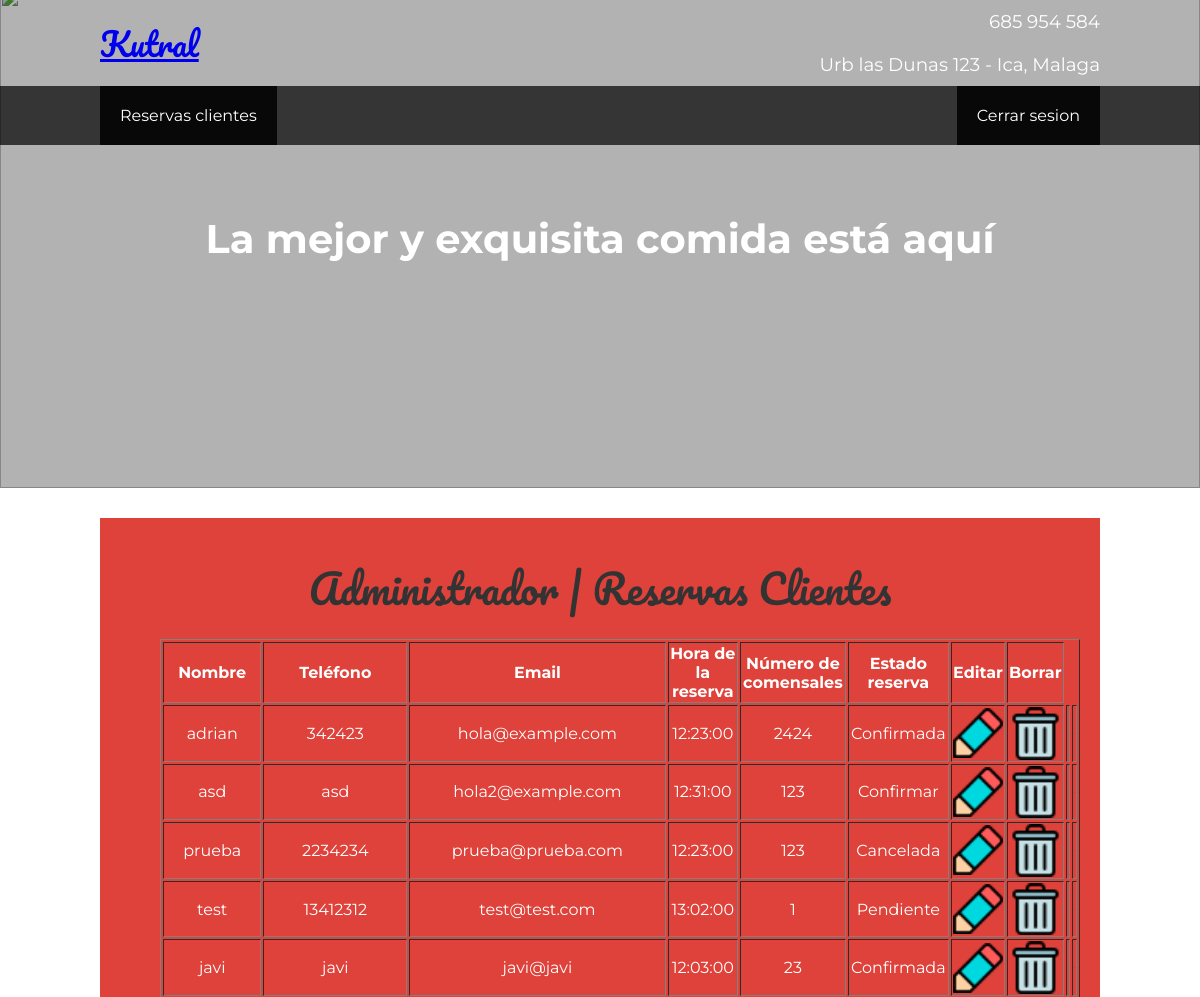
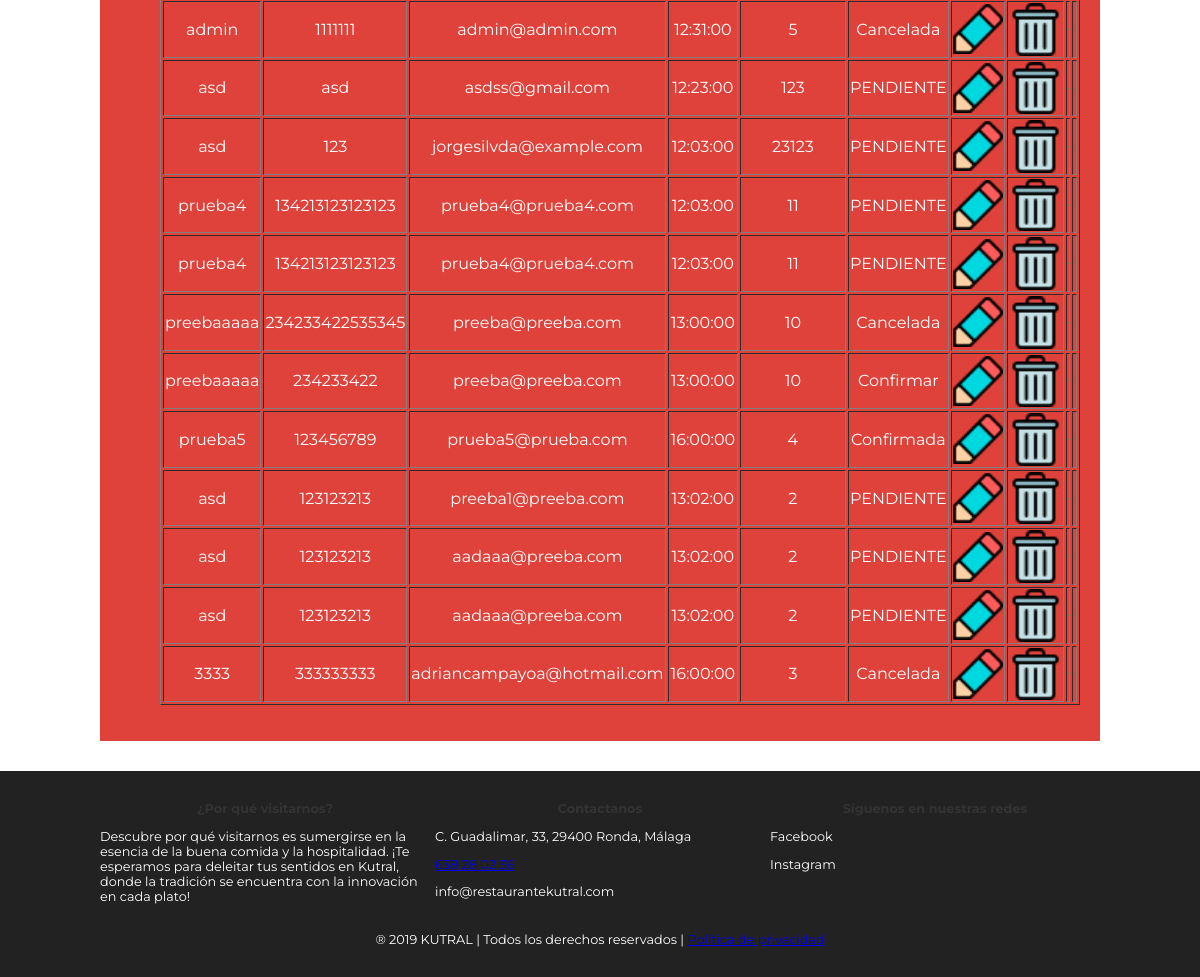
Screenshot of /reservasclientes.php (signed in) with the database file from the repository (2 pictures, top to bottom).
### tables this page shows
CREATE TABLE `reservas` (
  `id` int(11) NOT NULL,
  `nombre` varchar(255) NOT NULL,
  `telefono` varchar(15) NOT NULL,
  `email` varchar(255) NOT NULL,
  `contraseña` varchar(255) NOT NULL,
  `fecha_reserva` date NOT NULL,
  `hora_entrada` time NOT NULL,
  `num_comensales` int(11) NOT NULL,
  `motivo` text NOT NULL,
  `id_usuario` varchar(255) NOT NULL,
  `estado_reserva` varchar(50) DEFAULT 'PENDIENTE',
  `rol` varchar(255) DEFAULT NULL
);

### reservasclientes.php (the view, shortened to what this page needs)
<!DOCTYPE html>
<html lang="en">
<head>
    <link rel="stylesheet" href="css/reservas.css">
</head>
<body>
<?php require("headadmin.php"); ?>
<main class="main">
    <section class="group group--color">
        <div class="container">
            <h2 class="main__title">Administrador | Reservas Clientes</h2>
            <ul class="x">
                <?php
                $conexion = new mysqli("localhost", "root", "", "kutral");
                $sql_reservas = "SELECT * FROM reservas";
                $result_reservas = $conexion->query($sql_reservas);
                while ($row_reserva = $result_reservas->fetch_assoc()) {
                    echo "<table border='1' class='center-table'>";
echo "<tr>
        <th>Nombre</th>
        <th>Teléfono</th>
        <th>Email</th>
        <th>Hora de la reserva</th>
        <th>Número de comensales</th>
        <th>Estado reserva</th>
        <th>Editar</th>
        <th>Borrar</th>
      </tr>";
while ($row_reserva = $result_reservas->fetch_assoc()) {
    echo "<tr>";
    echo "<td>" . $row_reserva['nombre'] . "</td>";
    echo "<td>" . $row_reserva['telefono'] . "</td>";
    echo "<td>" . $row_reserva['email'] . "</td>";
    echo "<td>" . $row_reserva['hora_entrada'] . "</td>";
    echo "<td>" . $row_reserva['num_comensales'] . "</td>";
    echo "<td>" . $row_reserva['estado_reserva'] . "</td>";
     echo "<td><a href='editar_reserva.php?id=" . $row_reserva['id'] . "'><img src='img/edit.png' alt='Editar' ></a></td>";
     echo "<td><a href='borrar_reserva.php?id=" . $row_reserva['id'] . "'><img src='img/basura.png' ></a></td>";
    echo "<td><a href='confirmar_reserva.php?id=" . $row_reserva['id'] . "&email=" . $row_reserva['email'] . "'><img src='img/aceptar.png' alt='confirmar'></a></td>";
    echo "<td><a href='rechazar_reserva.php?id=" . $row_reserva['id'] . "&email=" . $row_reserva['email'] . "'><img src='img/delete.png' alt='eliminar'></a></td>";
     echo "</tr>";
}
echo "</table>";}
                ?>
            </ul>
        </div>
    </section>
</main>
<?php require("footer.php"); ?>
</body>
</html>

### headadmin.php (shortened to what this page needs)
<!DOCTYPE html>
<html lang="es">
<head>
    <link rel="stylesheet" href="css/index.css">
    <link href="js/js.js" rel="stylesheet">
</head>
<body>
<header class="main-header">
        <div class="container container--flex">
            <div class="logo-container column column--50">
            <h1 class="logo"><a href="indexadmin.php">Kutral</a></h1>
            </div>
            <div class="main-header__contactInfo column column--50">
                 <div class="main-header__contactInfo__phone">
                    <span class="icon-phone">685 954 584</span>
                 </div>
                 <p class="main-header__contactInfo__address">
                    <span class="icon-location">Urb las Dunas 123 - Ica, Malaga</span>
                 </p>
            </div>
        </div>
    </header>
    <nav class="main-nav">
        <div class="container container--flex">
            <ul class="menu" id="menu">
                <li class="menu__item"><a href="reservasclientes.php" class="menu__link">Reservas clientes</a></li>
            </ul>
            <ul class="menu" id="menu">
                <li class="menu__item"><a href="cerrar_sesion.php" class="menu__link">Cerrar sesion</a></li>
            </ul>
        </div>
    </nav>
    <section class="banner">
        <img src="http://hcx3.com/00_2018/desde0/img/banner_p.jpg" alt="" class="banner__img">
        <div class="banner__content">La mejor y exquisita comida está aquí</div>
    </section>
</body>

### footer.php
<footer class="main-footer">
        <div class="container container--flex">
            <div class="colum column--33">
                <h2 class="column__title">¿Por qué visitarnos?</h2>
                <p class="column__txt">Descubre por qué visitarnos es sumergirse en la esencia de la buena comida y la hospitalidad. ¡Te esperamos para deleitar tus sentidos en Kutral, donde la tradición se encuentra con la innovación en cada plato!</p>
            </div>
            <div class="colum column--33">
                <h2 class="column__title">Contactanos</h2>
                <p class="column__txt">C. Guadalimar, 33, 29400 Ronda, Málaga</p>
                <p class="column__txt"><a href="tel:+34638280236">638 28 02 36</a></p>
                <p class="column__txt">info@restaurantekutral.com</p>
            </div>
            <div class="colum column--33">
                <h2 class="column__title">Síguenos en nuestras redes</h2>
                <p class="column__txt"><a href="https://www.facebook.com/kutralrestaurante/" class="icon-facebook">Facebook</a></p>
                <p class="column__txt"><a href="https://www.instagram.com/kutral_ronda/" class="icon-twitter">Instagram</a></p>
            </div>
            <p class="copy">® 2019 KUTRAL | Todos los derechos reservados | <a href="politicaprivacidad.php">Política de privacidad</a> </p>
        </div>
    </footer>

### css/reservas.css (style rules this page uses)
* { box-sizing: border-box; }
body { font-family: 'Montserrat', sans-serif; margin: 0; }
img { display: block; width: 100%; max-width: 100%; }
h1, h2, h3, h4, h5, h6 { margin: 0; }
.container { width: 100%; margin: auto; }
.container--flex { display: flex; flex-wrap: wrap; justify-content: space-between; align-items: center; }
.column { width: 100%; }
.main-header { width: 100%; }
.logo { font-size: 1.8em; color: #DE423A; padding: 10px; font-family: 'Pacifico', cursive; font-weight: 100; }
.main-header__contactInfo__phone { background: #DE423A; color: white; margin: 0 auto; padding: 10px 15px; }
.main-header__contactInfo__address { padding: 10px 15px; margin: 0; }
.main-header [class*="icon-"]:before { position: relative; top: 2px; right: 5px; }
.main-nav { width: 100%; position: relative; z-index: 2000; padding: 10px; }
.menu { position: absolute; top: 60px; left: 0; width: 100%; background: rgba(0,0,0,.85); padding: 0; margin: 0; list-style: none; text-align: center; height: 0; overflow: hidden; transition: all 0.4s linear; }
.menu__link { display: block; padding: 15px; color: white; text-decoration: none; }
.banner { margin-top: -55px; position: relative; }
.banner:before { content: ''; position: absolute; width: 100%; height: 100%; background: rgba(0,0,0,0.3); z-index: 1000; top: 0; }
.banner__img { width: 100%; height: 500px; object-fit: cover; }
.banner__content { width: 90%; color: white; text-align: center; position: absolute; z-index: 1500; top: 50%; left: 50%; transform: translateX(-50%) translateY(-50%); font-size: 1.5em; font-weight: bold; }
h2 { text-align: center; color: #333; }

### rows the page displays
reservas: nombre "adrian", telefono "342423", email "hola@example.com", hora_entrada "12:23:00", num_comensales "2424", estado_reserva "Confirmada"
reservas: nombre "asd", telefono "asd", email "hola2@example.com", hora_entrada "12:31:00", num_comensales "123", estado_reserva "Confirmar"
reservas: nombre "prueba", telefono "2234234", email "prueba@prueba.com", hora_entrada "12:23:00", num_comensales "123", estado_reserva "Cancelada"
reservas: nombre "test", telefono "13412312", email "test@test.com", hora_entrada "13:02:00", num_comensales "1", estado_reserva "Pendiente"
reservas: nombre "javi", telefono "javi", email "javi@javi", hora_entrada "12:03:00", num_comensales "23", estado_reserva "Confirmada"
reservas: nombre "admin", telefono "1111111", email "admin@admin.com", hora_entrada "12:31:00", num_comensales "5", estado_reserva "Cancelada"
reservas: nombre "asd", telefono "asd", email "asdss@gmail.com", hora_entrada "12:23:00", num_comensales "123", estado_reserva "PENDIENTE"
reservas: nombre "asd", telefono "123", email "jorgesilvda@example.com", hora_entrada "12:03:00", num_comensales "23123", estado_reserva "PENDIENTE"
reservas: nombre "prueba4", telefono "134213123123123", email "prueba4@prueba4.com", hora_entrada "12:03:00", num_comensales "11", estado_reserva "PENDIENTE"
reservas: nombre "prueba4", telefono "134213123123123", email "prueba4@prueba4.com", hora_entrada "12:03:00", num_comensales "11", estado_reserva "PENDIENTE"
reservas: nombre "preebaaaaa", telefono "234233422535345", email "preeba@preeba.com", hora_entrada "13:00:00", num_comensales "10", estado_reserva "Cancelada"
reservas: nombre "preebaaaaa", telefono "234233422", email "preeba@preeba.com", hora_entrada "13:00:00", num_comensales "10", estado_reserva "Confirmar"
reservas: nombre "prueba5", telefono "123456789", email "prueba5@prueba.com", hora_entrada "16:00:00", num_comensales "4", estado_reserva "Confirmada"
reservas: nombre "asd", telefono "123123213", email "preeba1@preeba.com", hora_entrada "13:02:00", num_comensales "2", estado_reserva "PENDIENTE"
reservas: nombre "asd", telefono "123123213", email "aadaaa@preeba.com", hora_entrada "13:02:00", num_comensales "2", estado_reserva "PENDIENTE"
reservas: nombre "asd", telefono "123123213", email "aadaaa@preeba.com", hora_entrada "13:02:00", num_comensales "2", estado_reserva "PENDIENTE"
reservas: nombre "3333", telefono "333333333", email "adriancampayoa@hotmail.com", hora_entrada "16:00:00", num_comensales "3", estado_reserva "Cancelada"
